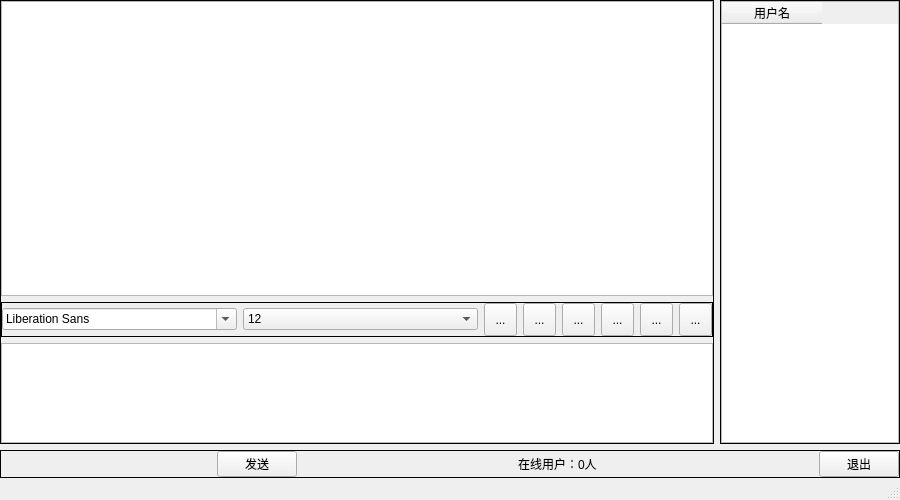
<?xml version="1.0" encoding="UTF-8"?>
<ui version="4.0">
 <class>MainWindow</class>
 <widget class="QMainWindow" name="MainWindow">
  <property name="geometry">
   <rect>
    <x>0</x>
    <y>0</y>
    <width>900</width>
    <height>500</height>
   </rect>
  </property>
  <property name="windowTitle">
   <string>MainWindow</string>
  </property>
  <widget class="QWidget" name="centralwidget">
   <layout class="QVBoxLayout" name="verticalLayout_5">
    <property name="leftMargin">
     <number>0</number>
    </property>
    <property name="topMargin">
     <number>0</number>
    </property>
    <property name="rightMargin">
     <number>0</number>
    </property>
    <property name="bottomMargin">
     <number>0</number>
    </property>
    <item>
     <widget class="QWidget" name="widget_6" native="true">
      <layout class="QVBoxLayout" name="verticalLayout_4">
       <property name="leftMargin">
        <number>0</number>
       </property>
       <property name="topMargin">
        <number>0</number>
       </property>
       <property name="rightMargin">
        <number>0</number>
       </property>
       <property name="bottomMargin">
        <number>0</number>
       </property>
       <item>
        <widget class="QWidget" name="widget_4" native="true">
         <layout class="QHBoxLayout" name="horizontalLayout_5">
          <property name="leftMargin">
           <number>0</number>
          </property>
          <property name="topMargin">
           <number>0</number>
          </property>
          <property name="rightMargin">
           <number>0</number>
          </property>
          <property name="bottomMargin">
           <number>0</number>
          </property>
          <item>
           <widget class="QFrame" name="frame_3">
            <property name="frameShape">
             <enum>QFrame::Box</enum>
            </property>
            <layout class="QVBoxLayout" name="verticalLayout">
             <property name="leftMargin">
              <number>0</number>
             </property>
             <property name="topMargin">
              <number>0</number>
             </property>
             <property name="rightMargin">
              <number>0</number>
             </property>
             <property name="bottomMargin">
              <number>0</number>
             </property>
             <item>
              <widget class="QWidget" name="widget" native="true">
               <layout class="QHBoxLayout" name="horizontalLayout_2">
                <property name="leftMargin">
                 <number>0</number>
                </property>
                <property name="topMargin">
                 <number>0</number>
                </property>
                <property name="rightMargin">
                 <number>0</number>
                </property>
                <property name="bottomMargin">
                 <number>0</number>
                </property>
                <item>
                 <widget class="QTextBrowser" name="msgBrowser"/>
                </item>
               </layout>
              </widget>
             </item>
             <item>
              <widget class="QFrame" name="frame_2">
               <property name="frameShape">
                <enum>QFrame::Box</enum>
               </property>
               <layout class="QHBoxLayout" name="horizontalLayout">
                <property name="leftMargin">
                 <number>0</number>
                </property>
                <property name="topMargin">
                 <number>0</number>
                </property>
                <property name="rightMargin">
                 <number>0</number>
                </property>
                <property name="bottomMargin">
                 <number>0</number>
                </property>
                <item>
                 <widget class="QFontComboBox" name="frontCbx"/>
                </item>
                <item>
                 <widget class="QComboBox" name="sizeCbx">
                  <property name="currentIndex">
                   <number>4</number>
                  </property>
                  <item>
                   <property name="text">
                    <string>8</string>
                   </property>
                  </item>
                  <item>
                   <property name="text">
                    <string>9</string>
                   </property>
                  </item>
                  <item>
                   <property name="text">
                    <string>10</string>
                   </property>
                  </item>
                  <item>
                   <property name="text">
                    <string>11</string>
                   </property>
                  </item>
                  <item>
                   <property name="text">
                    <string>12</string>
                   </property>
                  </item>
                  <item>
                   <property name="text">
                    <string>13</string>
                   </property>
                  </item>
                  <item>
                   <property name="text">
                    <string>14</string>
                   </property>
                  </item>
                  <item>
                   <property name="text">
                    <string>15</string>
                   </property>
                  </item>
                  <item>
                   <property name="text">
                    <string>16</string>
                   </property>
                  </item>
                  <item>
                   <property name="text">
                    <string>17</string>
                   </property>
                  </item>
                  <item>
                   <property name="text">
                    <string>18</string>
                   </property>
                  </item>
                  <item>
                   <property name="text">
                    <string>19</string>
                   </property>
                  </item>
                  <item>
                   <property name="text">
                    <string>20</string>
                   </property>
                  </item>
                  <item>
                   <property name="text">
                    <string>21</string>
                   </property>
                  </item>
                  <item>
                   <property name="text">
                    <string>22</string>
                   </property>
                  </item>
                 </widget>
                </item>
                <item>
                 <widget class="QToolButton" name="blodTBtn">
                  <property name="minimumSize">
                   <size>
                    <width>33</width>
                    <height>33</height>
                   </size>
                  </property>
                  <property name="toolTip">
                   <string>加粗</string>
                  </property>
                  <property name="text">
                   <string>...</string>
                  </property>
                  <property name="icon">
                   <iconset resource="res.qrc">
                    <normaloff>:/images/bold.png</normaloff>:/images/bold.png</iconset>
                  </property>
                  <property name="iconSize">
                   <size>
                    <width>26</width>
                    <height>26</height>
                   </size>
                  </property>
                  <property name="checkable">
                   <bool>true</bool>
                  </property>
                 </widget>
                </item>
                <item>
                 <widget class="QToolButton" name="italicTBtn">
                  <property name="minimumSize">
                   <size>
                    <width>33</width>
                    <height>33</height>
                   </size>
                  </property>
                  <property name="toolTip">
                   <string>倾斜</string>
                  </property>
                  <property name="text">
                   <string>...</string>
                  </property>
                  <property name="icon">
                   <iconset resource="res.qrc">
                    <normaloff>:/images/italic.png</normaloff>:/images/italic.png</iconset>
                  </property>
                  <property name="iconSize">
                   <size>
                    <width>26</width>
                    <height>26</height>
                   </size>
                  </property>
                  <property name="checkable">
                   <bool>true</bool>
                  </property>
                 </widget>
                </item>
                <item>
                 <widget class="QToolButton" name="underlineTBtn">
                  <property name="minimumSize">
                   <size>
                    <width>33</width>
                    <height>33</height>
                   </size>
                  </property>
                  <property name="toolTip">
                   <string>下划线</string>
                  </property>
                  <property name="text">
                   <string>...</string>
                  </property>
                  <property name="icon">
                   <iconset resource="res.qrc">
                    <normaloff>:/images/under.png</normaloff>:/images/under.png</iconset>
                  </property>
                  <property name="iconSize">
                   <size>
                    <width>26</width>
                    <height>26</height>
                   </size>
                  </property>
                  <property name="checkable">
                   <bool>true</bool>
                  </property>
                 </widget>
                </item>
                <item>
                 <widget class="QToolButton" name="colorTBtn">
                  <property name="minimumSize">
                   <size>
                    <width>33</width>
                    <height>33</height>
                   </size>
                  </property>
                  <property name="toolTip">
                   <string>修改颜色</string>
                  </property>
                  <property name="text">
                   <string>...</string>
                  </property>
                  <property name="icon">
                   <iconset resource="res.qrc">
                    <normaloff>:/images/xx.png</normaloff>:/images/xx.png</iconset>
                  </property>
                  <property name="iconSize">
                   <size>
                    <width>26</width>
                    <height>26</height>
                   </size>
                  </property>
                 </widget>
                </item>
                <item>
                 <widget class="QToolButton" name="saveTBtn">
                  <property name="minimumSize">
                   <size>
                    <width>33</width>
                    <height>33</height>
                   </size>
                  </property>
                  <property name="toolTip">
                   <string>保存</string>
                  </property>
                  <property name="text">
                   <string>...</string>
                  </property>
                  <property name="icon">
                   <iconset resource="res.qrc">
                    <normaloff>:/images/save.png</normaloff>:/images/save.png</iconset>
                  </property>
                  <property name="iconSize">
                   <size>
                    <width>26</width>
                    <height>26</height>
                   </size>
                  </property>
                 </widget>
                </item>
                <item>
                 <widget class="QToolButton" name="clearTBtn">
                  <property name="minimumSize">
                   <size>
                    <width>33</width>
                    <height>33</height>
                   </size>
                  </property>
                  <property name="toolTip">
                   <string>清空</string>
                  </property>
                  <property name="text">
                   <string>...</string>
                  </property>
                  <property name="icon">
                   <iconset resource="res.qrc">
                    <normaloff>:/images/clear.png</normaloff>:/images/clear.png</iconset>
                  </property>
                  <property name="iconSize">
                   <size>
                    <width>26</width>
                    <height>26</height>
                   </size>
                  </property>
                 </widget>
                </item>
               </layout>
              </widget>
             </item>
             <item>
              <widget class="QWidget" name="widget_2" native="true">
               <property name="maximumSize">
                <size>
                 <width>16777215</width>
                 <height>100</height>
                </size>
               </property>
               <layout class="QVBoxLayout" name="verticalLayout_2">
                <property name="leftMargin">
                 <number>0</number>
                </property>
                <property name="topMargin">
                 <number>0</number>
                </property>
                <property name="rightMargin">
                 <number>0</number>
                </property>
                <property name="bottomMargin">
                 <number>0</number>
                </property>
                <item>
                 <widget class="QTextEdit" name="msgTxtEdit">
                  <property name="maximumSize">
                   <size>
                    <width>16777215</width>
                    <height>100</height>
                   </size>
                  </property>
                 </widget>
                </item>
               </layout>
              </widget>
             </item>
            </layout>
           </widget>
          </item>
          <item>
           <widget class="QFrame" name="frame_4">
            <property name="maximumSize">
             <size>
              <width>180</width>
              <height>16777215</height>
             </size>
            </property>
            <property name="frameShape">
             <enum>QFrame::Box</enum>
            </property>
            <layout class="QHBoxLayout" name="horizontalLayout_3">
             <property name="leftMargin">
              <number>0</number>
             </property>
             <property name="topMargin">
              <number>0</number>
             </property>
             <property name="rightMargin">
              <number>0</number>
             </property>
             <property name="bottomMargin">
              <number>0</number>
             </property>
             <item>
              <widget class="QTableWidget" name="usrTblWidget">
               <property name="selectionMode">
                <enum>QAbstractItemView::SingleSelection</enum>
               </property>
               <column>
                <property name="text">
                 <string>用户名</string>
                </property>
               </column>
              </widget>
             </item>
            </layout>
           </widget>
          </item>
         </layout>
        </widget>
       </item>
       <item>
        <widget class="QFrame" name="frame_5">
         <property name="frameShape">
          <enum>QFrame::Box</enum>
         </property>
         <layout class="QHBoxLayout" name="horizontalLayout_4">
          <property name="leftMargin">
           <number>0</number>
          </property>
          <property name="topMargin">
           <number>0</number>
          </property>
          <property name="rightMargin">
           <number>0</number>
          </property>
          <property name="bottomMargin">
           <number>0</number>
          </property>
          <item>
           <spacer name="horizontalSpacer_3">
            <property name="orientation">
             <enum>Qt::Horizontal</enum>
            </property>
            <property name="sizeHint" stdset="0">
             <size>
              <width>40</width>
              <height>20</height>
             </size>
            </property>
           </spacer>
          </item>
          <item>
           <widget class="QPushButton" name="sendBtn">
            <property name="text">
             <string>发送</string>
            </property>
            <property name="shortcut">
             <string>Ctrl+Return</string>
            </property>
           </widget>
          </item>
          <item>
           <spacer name="horizontalSpacer_2">
            <property name="orientation">
             <enum>Qt::Horizontal</enum>
            </property>
            <property name="sizeHint" stdset="0">
             <size>
              <width>40</width>
              <height>20</height>
             </size>
            </property>
           </spacer>
          </item>
          <item>
           <widget class="QLabel" name="usrNumLbl">
            <property name="text">
             <string>在线用户：0人</string>
            </property>
           </widget>
          </item>
          <item>
           <spacer name="horizontalSpacer">
            <property name="orientation">
             <enum>Qt::Horizontal</enum>
            </property>
            <property name="sizeHint" stdset="0">
             <size>
              <width>40</width>
              <height>20</height>
             </size>
            </property>
           </spacer>
          </item>
          <item>
           <widget class="QPushButton" name="exitBtn">
            <property name="text">
             <string>退出</string>
            </property>
            <property name="shortcut">
             <string>Esc</string>
            </property>
           </widget>
          </item>
         </layout>
        </widget>
       </item>
      </layout>
     </widget>
    </item>
   </layout>
  </widget>
  <widget class="QMenuBar" name="menubar">
   <property name="geometry">
    <rect>
     <x>0</x>
     <y>0</y>
     <width>900</width>
     <height>26</height>
    </rect>
   </property>
  </widget>
  <widget class="QStatusBar" name="statusbar"/>
 </widget>
 <resources>
  <include location="res.qrc"/>
 </resources>
 <connections/>
</ui>
